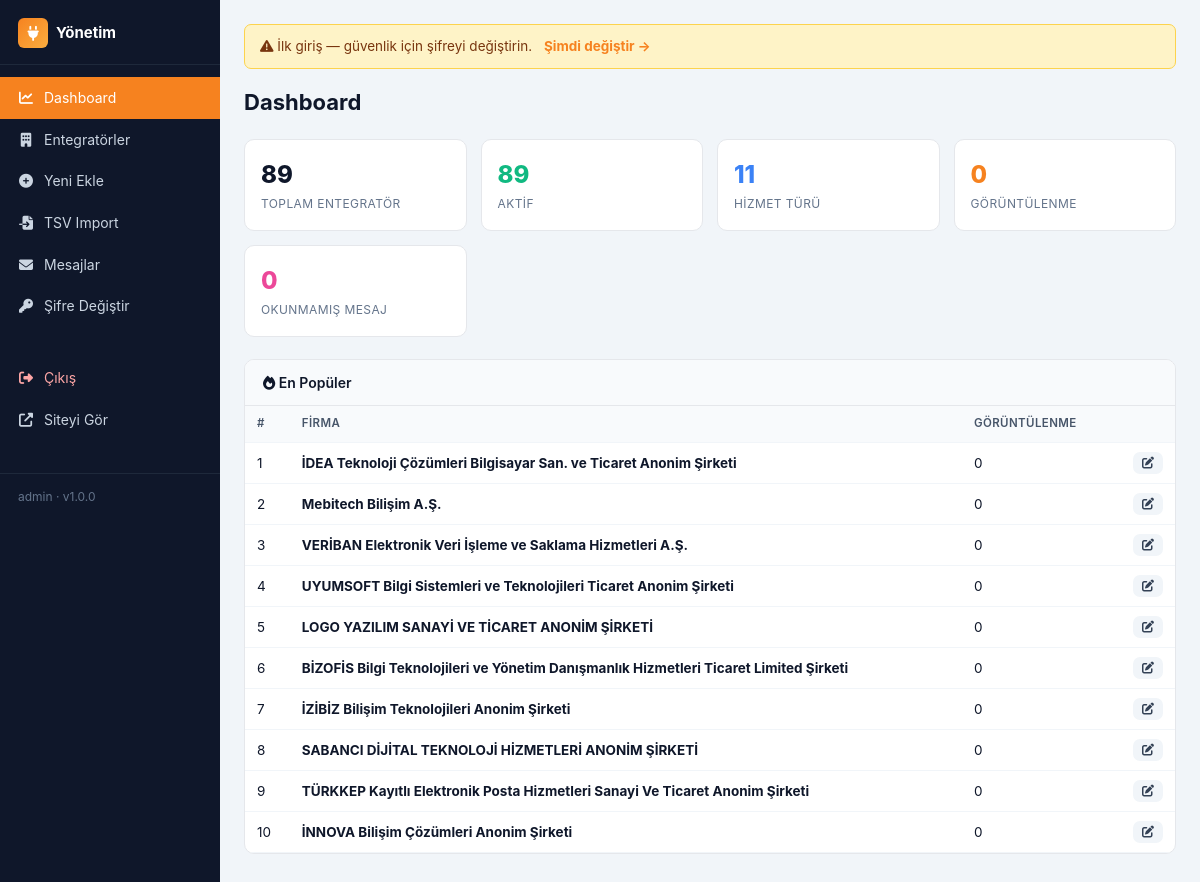
The app's page /yonetim.php?p=dashboard (signed in) with its own data.
### tables this page shows
CREATE TABLE `entegratorler` (
  `id` INT UNSIGNED AUTO_INCREMENT PRIMARY KEY,
  `slug` VARCHAR(120) UNIQUE NOT NULL,
  `firma_adi` VARCHAR(200) NOT NULL,
  `kisa_aciklama` VARCHAR(500) DEFAULT NULL,
  `uzun_aciklama` TEXT DEFAULT NULL,
  `logo_url` VARCHAR(255) DEFAULT NULL,
  `website` VARCHAR(255) DEFAULT NULL,
  `telefon` VARCHAR(50) DEFAULT NULL,
  `email` VARCHAR(150) DEFAULT NULL,
  `adres` TEXT DEFAULT NULL,
  `sehir` VARCHAR(60) DEFAULT NULL,
  `vergi_no` VARCHAR(20) DEFAULT NULL,
  `gib_onay_tarihi` DATE DEFAULT NULL,
  `onay_numarasi` VARCHAR(50) DEFAULT NULL,
  `iso_27001` TINYINT(1) DEFAULT 0,
  `kvkk_uyumlu` TINYINT(1) DEFAULT 0,
  `segment` ENUM('kobi','kurumsal','karma') DEFAULT 'karma',
  `aktif` TINYINT(1) DEFAULT 1,
  `one_cikan` TINYINT(1) DEFAULT 0,
  `goruntulenme` INT UNSIGNED DEFAULT 0,
  `siralama` INT DEFAULT 100,
  `seo_title` VARCHAR(200) DEFAULT NULL,
  `seo_desc` VARCHAR(300) DEFAULT NULL,
  `created_at` TIMESTAMP DEFAULT CURRENT_TIMESTAMP,
  `updated_at` TIMESTAMP DEFAULT CURRENT_TIMESTAMP ON UPDATE CURRENT_TIMESTAMP,
  KEY `idx_aktif` (`aktif`),
  KEY `idx_segment` (`segment`),
  FULLTEXT KEY `ft_arama` (`firma_adi`, `kisa_aciklama`, `uzun_aciklama`)
);

### config.php (called while the page is built, shortened)
<?php
function h(?string $v): string { return htmlspecialchars($v ?? '', ENT_QUOTES|ENT_SUBSTITUTE, 'UTF-8'); }

### yonetim.php (the view, shortened to what this page needs)
<?php
require_once __DIR__ . '/init.php';
if (!admin_logged_in()) { ?>
<?php exit; }
$adm_user = $_SESSION['admin_user'] ?? '';
$page     = $_GET['p'] ?? 'dashboard';
$app_ver = '1.0.0';
try { $m = json_decode(file_get_contents(__DIR__.'/manifest.json'), true); if (!empty($m['version'])) $app_ver = $m['version']; } catch(Exception $e) {}
?>
<!DOCTYPE html><html lang="tr"><head>
<link rel="stylesheet" href="/assets/style.css">
<link rel="stylesheet" href="https://cdnjs.cloudflare.com/ajax/libs/font-awesome/6.4.0/css/all.min.css">
</head><body>
<div class="al">
  <aside class="as">
    <h1><span class="d"><i class="fas fa-plug"></i></span> Yönetim</h1>
    <nav>
      <?php $nav=[
        ['dashboard','Dashboard','chart-line'],
        ['entegratorler','Entegratörler','building'],
        ['ent_ekle','Yeni Ekle','plus-circle'],
        ['tsv_import','TSV Import','file-import'],
        ['mesajlar','Mesajlar','envelope'],
        ['sifre','Şifre Değiştir','key'],
      ]; foreach($nav as $n):
        $on = str_starts_with($page, $n[0]) ? 'on' : '';
      ?>
        <a href="/yonetim.php?p=<?= $n[0] ?>" class="<?= $on ?>"><i class="fas fa-<?= $n[2] ?>"></i> <?= $n[1] ?></a>
      <?php endforeach; ?>
      <a href="/yonetim.php?logout=1" style="margin-top:30px;color:#fca5a5"><i class="fas fa-sign-out-alt"></i> Çıkış</a>
      <a href="/" target="_blank"><i class="fas fa-external-link-alt"></i> Siteyi Gör</a>
    </nav>
    <div class="ft"><?= h($adm_user) ?> · v<?= h($app_ver) ?></div>
  </aside>
  <main class="am">
    <?php if (!empty($_SESSION['force_pwd']) && $page !== 'sifre'): ?>
      <div class="al-msg al-warn">
        <i class="fas fa-exclamation-triangle"></i> İlk giriş — güvenlik için şifreyi değiştirin.
        <a href="/yonetim.php?p=sifre" style="margin-left:8px"><strong>Şimdi değiştir →</strong></a>
      </div>
    <?php endif; ?>
<?php
if ($page === 'dashboard'):
    $k_ent = (int)$pdo->query("SELECT COUNT(*) FROM entegratorler")->fetchColumn();
    $k_akt = (int)$pdo->query("SELECT COUNT(*) FROM entegratorler WHERE aktif=1")->fetchColumn();
    $k_hz  = (int)$pdo->query("SELECT COUNT(*) FROM hizmet_turleri")->fetchColumn();
    $k_gz  = (int)($pdo->query("SELECT SUM(goruntulenme) FROM entegratorler")->fetchColumn() ?: 0);
    $k_msg = 0; try { $k_msg = (int)$pdo->query("SELECT COUNT(*) FROM iletisim_mesajlari WHERE okundu=0")->fetchColumn(); } catch(Exception $e) {}
    $pop = $pdo->query("SELECT * FROM entegratorler WHERE aktif=1 ORDER BY goruntulenme DESC LIMIT 10")->fetchAll();
?>
    <div class="ah"><h2>Dashboard</h2></div>
    <div class="ak">
      <div class="c"><div class="n"><?= $k_ent ?></div><div class="l">Toplam Entegratör</div></div>
      <div class="c"><div class="n" style="color:#10b981"><?= $k_akt ?></div><div class="l">Aktif</div></div>
      <div class="c"><div class="n" style="color:#3b82f6"><?= $k_hz ?></div><div class="l">Hizmet Türü</div></div>
      <div class="c"><div class="n" style="color:#f6821f"><?= number_format($k_gz) ?></div><div class="l">Görüntülenme</div></div>
      <div class="c"><div class="n" style="color:#ec4899"><?= $k_msg ?></div><div class="l">Okunmamış Mesaj</div></div>
    </div>
    <div class="ap">
      <div class="aph"><i class="fas fa-fire"></i> En Popüler</div>
      <table class="at"><thead><tr><th>#</th><th>Firma</th><th>Görüntülenme</th><th></th></tr></thead><tbody>
        <?php foreach($pop as $i=>$e): ?>
          <tr><td><?= $i+1 ?></td><td><strong><?= h($e['firma_adi']) ?></strong></td>
          <td><?= number_format($e['goruntulenme']) ?></td>
          <td style="text-align:right"><a href="/yonetim.php?p=ent_duzenle&id=<?= $e['id'] ?>" class="btn btn-ghost btn-sm"><i class="fas fa-edit"></i></a></td></tr>
        <?php endforeach; ?>
      </tbody></table>
    </div>
<?php endif; ?>
  </main>
</div>
</body></html>

### assets/style.css (style rules this page uses)
*,*::before,*::after { box-sizing:border-box }
html,body { margin:0;padding:0 }
body { font-family:-apple-system,BlinkMacSystemFont,"Segoe UI",Roboto,"Helvetica Neue",Arial,sans-serif;background:#f8fafc;color:#0f172a;line-height:1.55;-webkit-font-smoothing:antialiased }
a { color:#f6821f;text-decoration:none }
.btn { padding:7px 13px;border:none;border-radius:6px;font-size:12.5px;font-weight:600;cursor:pointer;text-decoration:none;display:inline-flex;align-items:center;gap:5px;transition:all .12s }
.btn-ghost { background:#f1f5f9;color:#334155 }

### yonetim.php (style rules this page uses)
body { background:#f1f5f9;margin:0 }
.al { display:grid;grid-template-columns:220px 1fr;min-height:100vh }
.as { background:#0f172a;color:#cbd5e1;padding:18px 0 }
.as h1 { color:#fff;font-size:15px;padding:0 18px 16px;margin:0;border-bottom:1px solid #1e293b;display:flex;align-items:center;gap:8px }
.as h1 .d { width:30px;height:30px;background:linear-gradient(135deg,#f6821f,#faae40);border-radius:6px;color:#fff;display:flex;align-items:center;justify-content:center;font-size:15px }
.as nav { padding:12px 0 }
.as a { display:flex;align-items:center;gap:10px;padding:10px 18px;color:#cbd5e1;text-decoration:none;font-size:14px;transition:all .12s }
.as a.on { background:#f6821f;color:#fff }
.as a i { width:16px;text-align:center }
.as .ft { padding:14px 18px;border-top:1px solid #1e293b;margin-top:20px;font-size:12px;color:#64748b }
.am { padding:24px }
.ah { display:flex;align-items:center;gap:14px;margin-bottom:20px;flex-wrap:wrap }
.ah h2 { margin:0;font-size:22px;font-weight:700 }
.ak { display:grid;grid-template-columns:repeat(auto-fit,minmax(180px,1fr));gap:14px;margin-bottom:22px }
.ak .c { background:#fff;border:1px solid #e5e7eb;border-radius:10px;padding:16px }
.ak .n { font-size:24px;font-weight:800;color:#0f172a }
.ak .l { font-size:12px;color:#64748b;text-transform:uppercase;letter-spacing:.4px;margin-top:2px }
.ap { background:#fff;border:1px solid #e5e7eb;border-radius:10px;overflow:hidden;margin-bottom:16px }
.aph { padding:12px 18px;background:#f8fafc;border-bottom:1px solid #e5e7eb;font-weight:600;font-size:14px }
.at { width:100%;border-collapse:collapse;font-size:13.5px }
.at th,.at td { padding:9px 12px;text-align:left;border-bottom:1px solid #f1f5f9 }
.at th { background:#f8fafc;font-weight:600;color:#475569;font-size:11.5px;text-transform:uppercase;letter-spacing:.4px }
.al-msg { padding:11px 15px;border-radius:7px;margin-bottom:16px;font-size:13.5px }
.al-warn { background:#fef3c7;color:#78350f;border:1px solid #fcd34d }
.btn { padding:9px 16px;border:none;border-radius:7px;font-size:13.5px;font-weight:600;cursor:pointer;text-decoration:none;display:inline-flex;align-items:center;gap:6px }
.btn-ghost { background:#f1f5f9;color:#334155 }
.btn-sm { padding:5px 9px;font-size:12px }

### records on screen
entegratorler: firma_adi "İDEA Teknoloji Çözümleri Bilgisayar San. ve Ticaret Anonim Şirketi", goruntulenme "0"
entegratorler: firma_adi "Mebitech Bilişim A.Ş.", goruntulenme "0"
entegratorler: firma_adi "VERİBAN Elektronik Veri İşleme ve Saklama Hizmetleri A.Ş.", goruntulenme "0"
entegratorler: firma_adi "UYUMSOFT Bilgi Sistemleri ve Teknolojileri Ticaret Anonim Şirketi", goruntulenme "0"
entegratorler: firma_adi "LOGO YAZILIM SANAYİ VE TİCARET ANONİM ŞİRKETİ", goruntulenme "0"
entegratorler: firma_adi "BİZOFİS Bilgi Teknolojileri ve Yönetim Danışmanlık Hizmetleri Ticaret Limited Şirketi", goruntulenme "0"
entegratorler: firma_adi "İZİBİZ Bilişim Teknolojileri Anonim Şirketi", goruntulenme "0"
entegratorler: firma_adi "SABANCI DİJİTAL TEKNOLOJİ HİZMETLERİ ANONİM ŞİRKETİ", goruntulenme "0"
entegratorler: firma_adi "TÜRKKEP Kayıtlı Elektronik Posta Hizmetleri Sanayi Ve Ticaret Anonim Şirketi", goruntulenme "0"
entegratorler: firma_adi "İNNOVA Bilişim Çözümleri Anonim Şirketi", goruntulenme "0"

### other values on screen
$n[1] "Dashboard"
$n[1] "Entegratörler"
$n[1] "Yeni Ekle"
$n[1] "TSV Import"
$n[1] "Mesajlar"
$n[1] "Şifre Değiştir"
$adm_user "admin"
$app_ver "1.0.0"
$k_ent "89"
$k_akt "89"
$k_hz "11"
$k_gz "0"
$k_msg "0"
